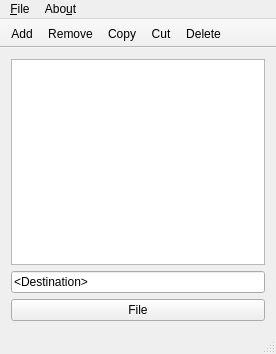
<?xml version="1.0" encoding="UTF-8"?>
<ui version="4.0">
 <class>MainWindow</class>
 <widget class="QMainWindow" name="MainWindow">
  <property name="geometry">
   <rect>
    <x>0</x>
    <y>0</y>
    <width>276</width>
    <height>354</height>
   </rect>
  </property>
  <property name="sizePolicy">
   <sizepolicy hsizetype="Fixed" vsizetype="Fixed">
    <horstretch>0</horstretch>
    <verstretch>0</verstretch>
   </sizepolicy>
  </property>
  <property name="windowTitle">
   <string>File Trays</string>
  </property>
  <widget class="QWidget" name="centralWidget">
   <layout class="QHBoxLayout" name="horizontalLayout">
    <item>
     <layout class="QVBoxLayout" name="verticalLayout">
      <item>
       <widget class="QListView" name="listView"/>
      </item>
      <item>
       <widget class="QLineEdit" name="destination">
        <property name="text">
         <string>&lt;Destination&gt;</string>
        </property>
        <property name="readOnly">
         <bool>true</bool>
        </property>
       </widget>
      </item>
      <item>
       <widget class="QPushButton" name="selectFileButton">
        <property name="text">
         <string>File</string>
        </property>
       </widget>
      </item>
     </layout>
    </item>
   </layout>
  </widget>
  <widget class="QMenuBar" name="menuBar">
   <property name="geometry">
    <rect>
     <x>0</x>
     <y>0</y>
     <width>276</width>
     <height>25</height>
    </rect>
   </property>
   <widget class="QMenu" name="menuFile">
    <property name="title">
     <string>&amp;File</string>
    </property>
    <addaction name="action_Add"/>
    <addaction name="actionRemove"/>
    <addaction name="actionCop_y"/>
    <addaction name="actionC_ut"/>
    <addaction name="action_Delete"/>
   </widget>
   <widget class="QMenu" name="menuAbout">
    <property name="title">
     <string>Abo&amp;ut</string>
    </property>
   </widget>
   <addaction name="menuFile"/>
   <addaction name="menuAbout"/>
  </widget>
  <widget class="QToolBar" name="mainToolBar">
   <property name="sizePolicy">
    <sizepolicy hsizetype="Preferred" vsizetype="Preferred">
     <horstretch>0</horstretch>
     <verstretch>0</verstretch>
    </sizepolicy>
   </property>
   <property name="movable">
    <bool>false</bool>
   </property>
   <property name="floatable">
    <bool>false</bool>
   </property>
   <attribute name="toolBarArea">
    <enum>TopToolBarArea</enum>
   </attribute>
   <attribute name="toolBarBreak">
    <bool>false</bool>
   </attribute>
   <addaction name="action_Add"/>
   <addaction name="actionRemove"/>
   <addaction name="actionCop_y"/>
   <addaction name="actionC_ut"/>
   <addaction name="action_Delete"/>
  </widget>
  <widget class="QStatusBar" name="statusBar"/>
  <action name="actionCop_y">
   <property name="text">
    <string>Cop&amp;y</string>
   </property>
  </action>
  <action name="actionC_ut">
   <property name="text">
    <string>C&amp;ut</string>
   </property>
  </action>
  <action name="action_Delete">
   <property name="text">
    <string>&amp;Delete</string>
   </property>
  </action>
  <action name="action_Add">
   <property name="text">
    <string>&amp;Add</string>
   </property>
  </action>
  <action name="actionRemove">
   <property name="text">
    <string>&amp;Remove</string>
   </property>
  </action>
 </widget>
 <layoutdefault spacing="6" margin="11"/>
 <resources/>
 <connections/>
</ui>
